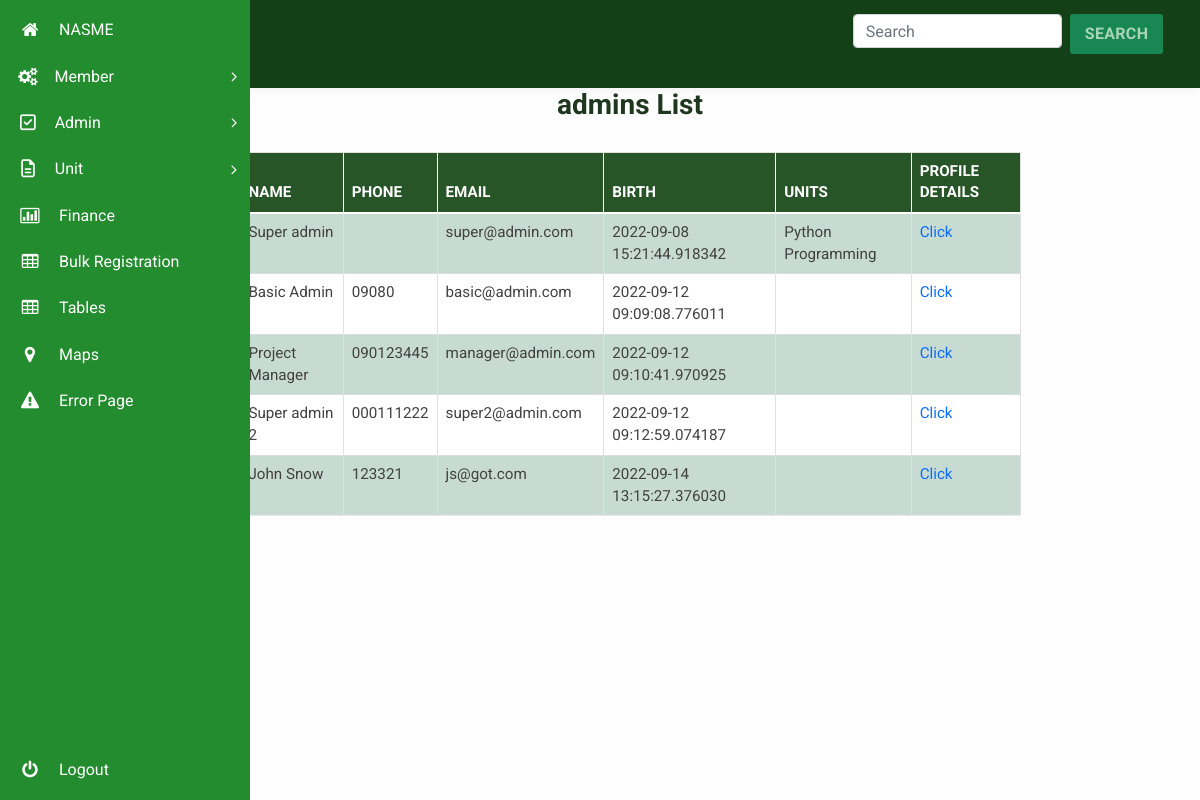
/admin/manage_admins (signed in), run on the app's committed database.
### membership/models.py (models this page shows, shortened)
class User(db.Model, UserMixin):
  id = db.Column(db.Integer, primary_key=True)
  units = db.relationship("Unit", secondary=user_unit, backref="unit_members", lazy="dynamic")
  username = db.Column(db.String(20), unique=True, nullable=False)
  email = db.Column(db.String(120), unique=True, nullable=False)
  phone = db.Column(db.String(60), unique=True, nullable=False, default="")
  password = db.Column(db.String(60), nullable=False, default="~~~~~~~")
  image_file = db.Column(db.String(20), nullable=False, default='default.jpg')
  date_registered = db.Column(db.DateTime, nullable=False, default=datetime.utcnow)
  role = db.Column(db.String(6), nullable=False, default="USER")
  _is_superadmin = db.Column("is_superadmin", db.Boolean, nullable=False, default=False)
  current_salary = db.Column(db.String(60))
  occupation = db.Column(db.String(60))
  experience = db.Column(db.String(60))
  date_of_birth = db.Column(db.String(), nullable=False, default=datetime.utcnow)
  home_address = db.Column(db.String())
  work_address = db.Column(db.String())
  @property
  def is_superadmin(self):
      return self._is_superadmin
  @is_superadmin.setter
  def is_superadmin(self, s):
    if type(s) == type(str()):
      if s.lower() == "true":
        self._is_superadmin = True
      elif s.lower() == "false":
        self._is_superadmin = False
    else:
      self._is_superadmin = s

class Unit(db.Model):
  id = db.Column(db.Integer, primary_key=True)
  name = db.Column(db.String(50), unique=True, nullable=False)
  date_created = db.Column(db.DateTime, nullable=False,default=datetime.utcnow)
  fees_amount = db.Column(db.String(),nullable=False,default="0")

### membership/routes.py (the view)
@app.route("/admin/manage_admins")
@super_admin_role_required
@login_required
def manage_admins():
  page = request.args.get('page', 1, type=int)
  admins= User.query.filter_by(role="ADMIN").paginate(page=page, per_page=5)
  return render_template("manage_administrators.html", title="Admin Management", admins=admins)

### membership/models.py (called while the page is built)
@login_manager.user_loader
def load_user(user_id):
    return User.query.get(int(user_id))

### membership/routes.py (called while the page is built)
def super_admin_role_required(func):
    @wraps(func)
    def decorated_view(*args, **kwargs):
        if not current_user.is_superadmin:
            abort(403)
        return func(*args, **kwargs)
    return decorated_view

### membership/templates/manage_administrators.html (shortened to what this page needs)
{% extends "dashboard_layout.html" %}
{% block content %}
<link rel="stylesheet" type="text/css" href="css/table-style.css" />
<link rel="stylesheet" type="text/css" href="css/basictable.css" />
				<div class="container agile-tables">
					<h3 style="text-align: center; color:rgb(31, 55, 31); font-weight:bold;" class="text-center">admins List</h3>
					<div class="w3l-table-info table-responsive">
					    <table id="tuble" class="table table-success table-striped table-hover ">
						<thead>
						  <tr>
							<th>Name</th>
							<th>Phone</th>
							<th>Email</th>
							<th>Birth</th>
							<th>Units</th>
							<th>Profile Details</th>
						  </tr>
						</thead>
						<tbody>
							{% for admin in admins.items %}
						  <tr>
							<td>{{admin.username}}</td>
							<td>{{ admin.phone }}</td>
							<td>{{ admin.email }}</td>
							<td>{{ admin.date_of_birth }}</td>
							<td>
							{% for unit in admin.units.all() %}
								<span>{{ unit.name }}</span>
							{% endfor %}
							</td>
							<td><a href="{{ url_for('view_member', member_id=admin.id) }}">Click</a></td>
						  </tr>
						  {% endfor %}
						</tbody>
					  </table>
					  {% for page_num in admins.iter_pages(left_edge=1, right_edge=1, left_current=1, right_current=2) %}
					    {% if page_num %}
					      {% if admins.page == page_num %}
					        <a class="btn btn-success mb-5"  href="{{ url_for('manage_admins', page=page_num) }}">{{ page_num }}</a>
					      {% else %}
					        <a class="btn btn-success mb-5" href="{{ url_for('manage_admins', page=page_num) }}">{{ page_num }}</a>
					      {% endif %}
					    {% else %}
					      ...
					    {% endif %}
					  {% endfor %}
					</div>
				  </div>
{% endblock content %}

### membership/static/css/table-style.css (style rules this page uses)
table { background: white; border-collapse: collapse; margin: 1.25em 0 0; width: 100%; }
table tr, table th, table td { border: none; border-bottom: 1px solid #e8e8e8; font-size: .95em; }
table th, table td { padding: 10px 12px; text-align: left; }
table th { background: #fcb216; color: #000000; text-transform: uppercase; }
table tr td { background: #f3faff; color: #424242; }
table tr:nth-of-type(2n+2) td { background: #ffffff; }
table { width: 100%; }
.table { margin: 30px 0; border-collapse: collapse; border-spacing: 0; empty-cells: show; border: 1px solid #e0e0e0; }
.table td, .table th { border-left: 1px solid #e0e0e0; border-width: 0 0 0 1px; font-size: inherit; margin: 0; overflow: visible; padding: 0.5em 1em; font-weight: normal; }
.table td:first-child, .table th:first-child { border-left-width: 0; }
.table thead, .table tfoot { background-color: #f05050; color: #fff; text-align: left; vertical-align: bottom; }
.table thead td, .table tfoot td, .table thead th, .table tfoot th { border-color: #fff; }
.table td { background-color: transparent; }

### data on the page
User: username "Super admin", email "super@admin.com", date_of_birth "2022-09-08 15:21:44.918342"
Unit: name "Python Programming"
User: username "Basic Admin", phone "09080", email "basic@admin.com", date_of_birth "2022-09-12 09:09:08.776011"
User: username "Project Manager", phone "090123445", email "manager@admin.com", date_of_birth "2022-09-12 09:10:41.970925"
User: username "Super admin 2", phone "000111222", email "super2@admin.com", date_of_birth "2022-09-12 09:12:59.074187"
User: username "John Snow", phone "123321", email "js@got.com", date_of_birth "2022-09-14 13:15:27.376030"
